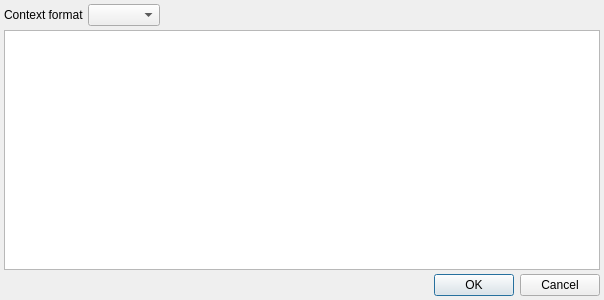
<?xml version="1.0" encoding="UTF-8"?>
<ui version="4.0">
 <class>CoAPPayloadEditor</class>
 <widget class="QWidget" name="CoAPPayloadEditor">
  <property name="geometry">
   <rect>
    <x>0</x>
    <y>0</y>
    <width>604</width>
    <height>300</height>
   </rect>
  </property>
  <property name="windowTitle">
   <string>Payload editor</string>
  </property>
  <layout class="QGridLayout" name="gridLayout">
   <property name="leftMargin">
    <number>4</number>
   </property>
   <property name="topMargin">
    <number>4</number>
   </property>
   <property name="rightMargin">
    <number>4</number>
   </property>
   <property name="bottomMargin">
    <number>4</number>
   </property>
   <property name="spacing">
    <number>4</number>
   </property>
   <item row="0" column="0">
    <widget class="QLabel" name="label">
     <property name="text">
      <string>Context format</string>
     </property>
    </widget>
   </item>
   <item row="0" column="2">
    <widget class="QLabel" name="label_2">
     <property name="sizePolicy">
      <sizepolicy hsizetype="Expanding" vsizetype="Preferred">
       <horstretch>0</horstretch>
       <verstretch>0</verstretch>
      </sizepolicy>
     </property>
     <property name="text">
      <string notr="true"/>
     </property>
    </widget>
   </item>
   <item row="0" column="1">
    <widget class="QComboBox" name="comboBox"/>
   </item>
   <item row="1" column="0" colspan="3">
    <widget class="QTextEdit" name="textEdit"/>
   </item>
   <item row="2" column="0" colspan="3">
    <widget class="QDialogButtonBox" name="buttonBox">
     <property name="standardButtons">
      <set>QDialogButtonBox::StandardButton::Cancel|QDialogButtonBox::StandardButton::Ok</set>
     </property>
    </widget>
   </item>
  </layout>
 </widget>
 <resources/>
 <connections/>
</ui>
